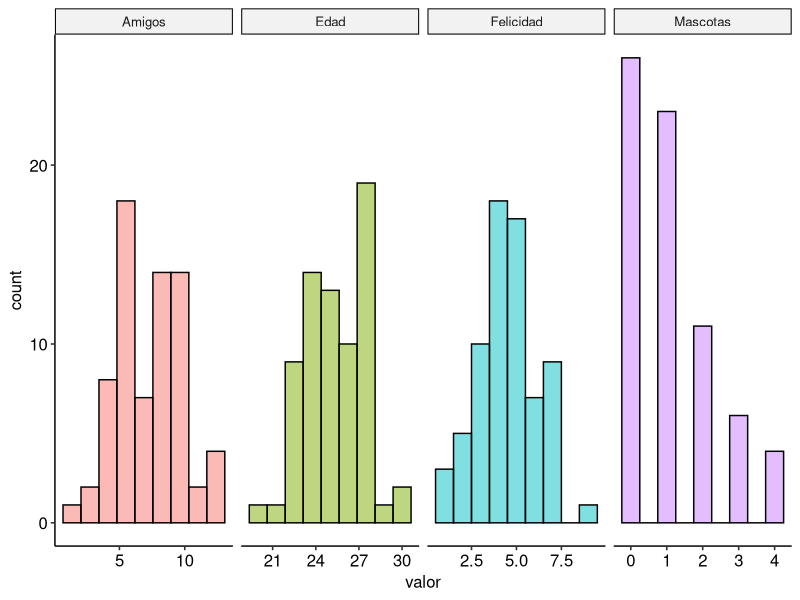
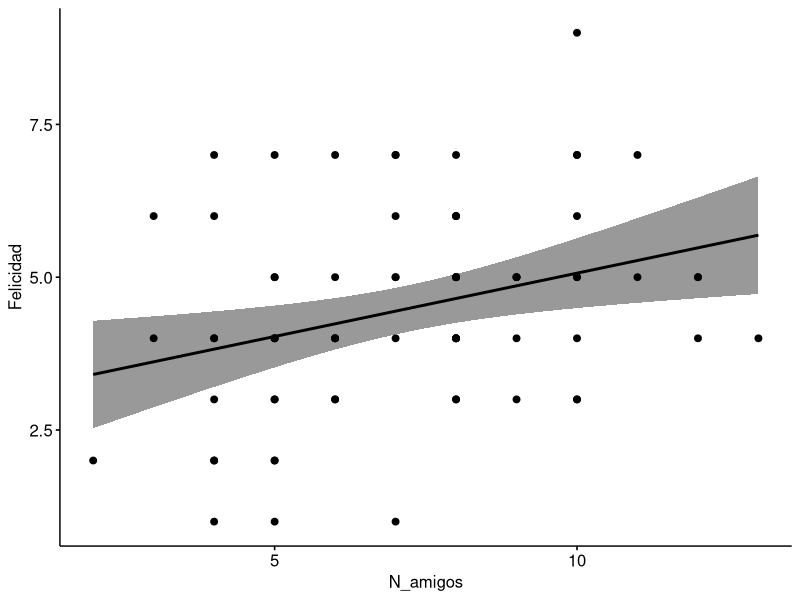
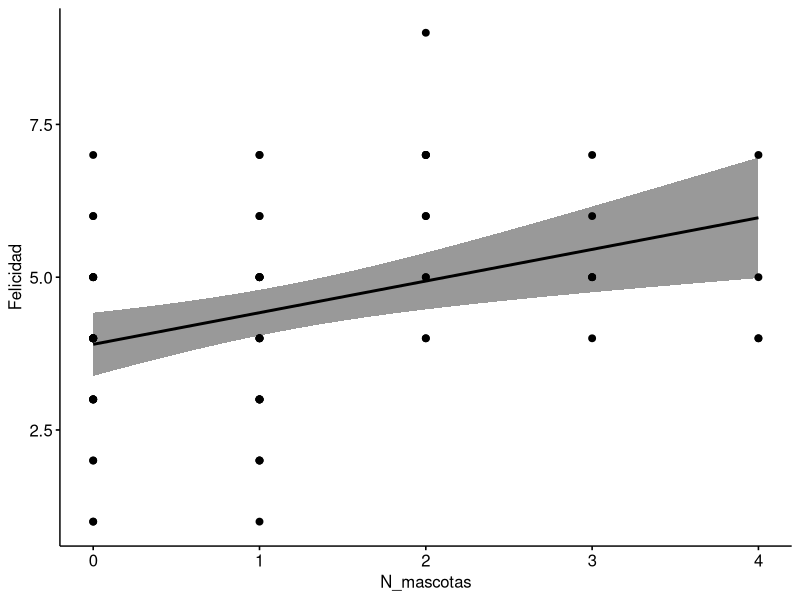
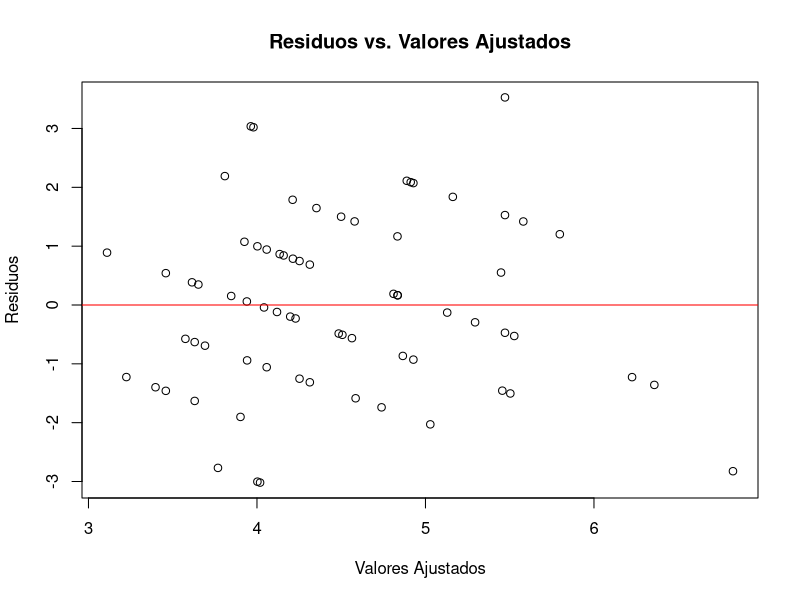
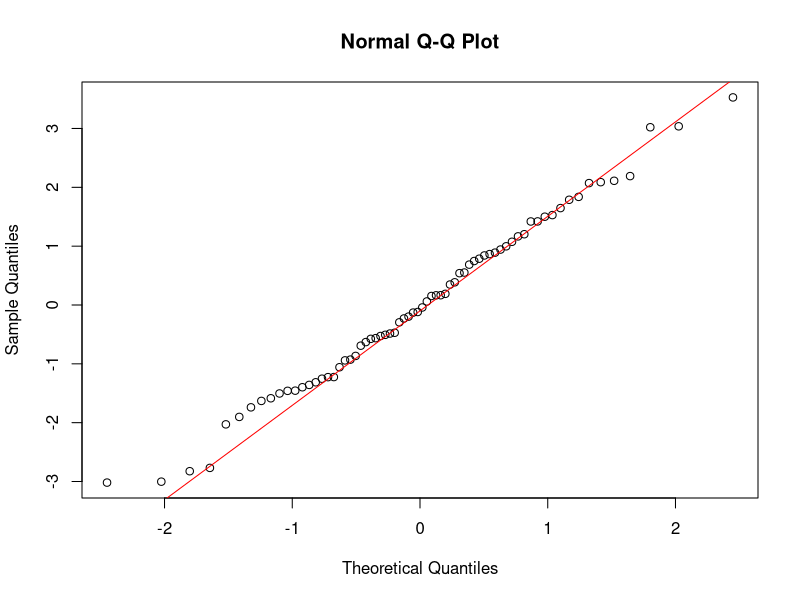

R code for these plots, in order:
## ---- chunk 1
# Cargar las librerías necesarias
library(ggpubr)
library(tidyr)
library(tidyverse)

# Establecer la semilla para la reproducibilidad
set.seed(30)

# Leer el archivo CSV
data <- read.csv("datos-felicidad.csv")  # Asegúrate de que la ruta del archivo sea correcta

# Transformar la variable Sexo a formato numérico
data$Sexo <- ifelse(data$Sexo == "mujer", 0, 1) # 0 para mujer, 1 para hombre

# Obtener una muestra aleatoria de 70 elementos
muestra <- data[sample(nrow(data), 70), ]

# Crear el dataframe con las variables de interés
df <- data.frame(
  Felicidad = muestra$Felicidad,
  Edad = muestra$Edad,
  Amigos = muestra$N_amigos,
  Mascotas = muestra$N_mascotas
)

# Convertir a formato largo para crear histogramas
df_long <- pivot_longer(df, 
                        cols = everything(),
                        names_to = "variable", 
                        values_to = "valor")

# Crear los histogramas para las variables
p <- gghistogram(
  df_long,
  x = "valor",
  fill = "variable",
  bins = 9
) + 
  facet_grid(~ variable, scales = "free_x") +
  theme_pubr() +
  theme(legend.position = "none")

print(p)

print(cor(muestra))


## ---- chunk 2
# Modelo 1: Solo con 'Edad'
modelo_edad <- lm(Felicidad ~ Edad, data = muestra)
cat("\n\n")
cat("Modelo con solo 'Edad' --> 'Felicidad'\n")
cat("--------------------------------------\n")
print(summary(modelo_edad))

# Modelo 2: Con 'Edad' + 'N_amigos'
modelo_amigos <- lm(Felicidad ~ Edad + N_amigos, data = muestra)
cat("\n\n")
cat("Modelo con 'Edad' + 'N_amigos' --> 'Felicidad'\n")
cat("---------------------------------------------\n")
print(summary(modelo_amigos))

# Modelo 3: Con 'Edad' + 'N_amigos' + 'N_mascotas'
modelo_completo <- lm(Felicidad ~ Edad + N_amigos + N_mascotas, data = muestra)
cat("\n\n")
cat("Modelo con 'Edad' + 'N_amigos' + 'N_mascotas' --> 'Felicidad'\n")
cat("-----------------------------------------------\n")
print(summary(modelo_completo))

# Comparar los modelos para ver cuál tiene el mejor ajuste
cat("\n\n")
cat("Comparación de modelos jerárquicos\n")
cat("-------------------------------\n")
print(anova(modelo_edad, modelo_amigos, modelo_completo))

## ---- chunk 3
# Gráficos de dispersión y líneas de regresión
g_felicidad_amigos <- ggscatter(muestra, x = "N_amigos", y = "Felicidad",
                                add = "reg.line", conf.int = TRUE)
print(g_felicidad_amigos)

g_felicidad_mascotas <- ggscatter(muestra, x = "N_mascotas", y = "Felicidad",
                                  add = "reg.line", conf.int = TRUE)
print(g_felicidad_mascotas)

## ---- chunk 4
# Gráfico de residuos vs. valores ajustados
plot(modelo_completo$fitted.values, modelo_completo$residuals,
     xlab = "Valores Ajustados", ylab = "Residuos", main = "Residuos vs. Valores Ajustados")
abline(h = 0, col = "red")

## ---- chunk 5
# Gráfico Q-Q de los residuos
qqnorm(modelo_completo$residuals)
qqline(modelo_completo$residuals, col = "red")

## ---- chunk 6
# Calcular el error cuadrático medio (RMSE) y R²
rmse <- sqrt(mean(modelo_completo$residuals^2))
cat("\nRMSE del modelo completo:", rmse, "\n")

# R² (coeficiente de determinación)
r2 <- summary(modelo_completo)$r.squared
cat("R² del modelo completo:", r2, "\n")

# Comparar las predicciones del modelo con los valores reales
predicciones <- predict(modelo_completo, muestra)
comparacion <- data.frame(Real = muestra$Felicidad, Predicho = predicciones)
print(comparacion)

